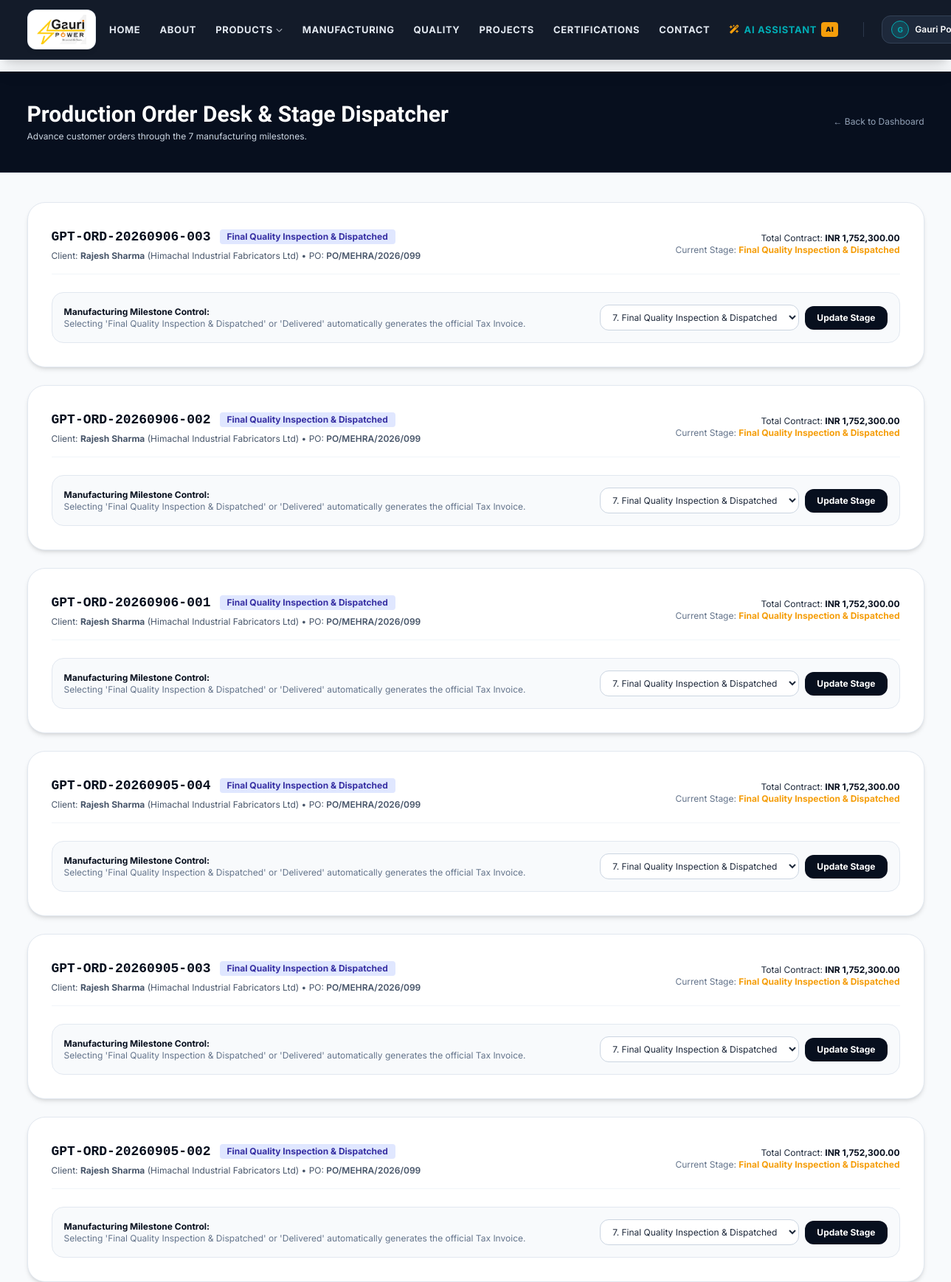
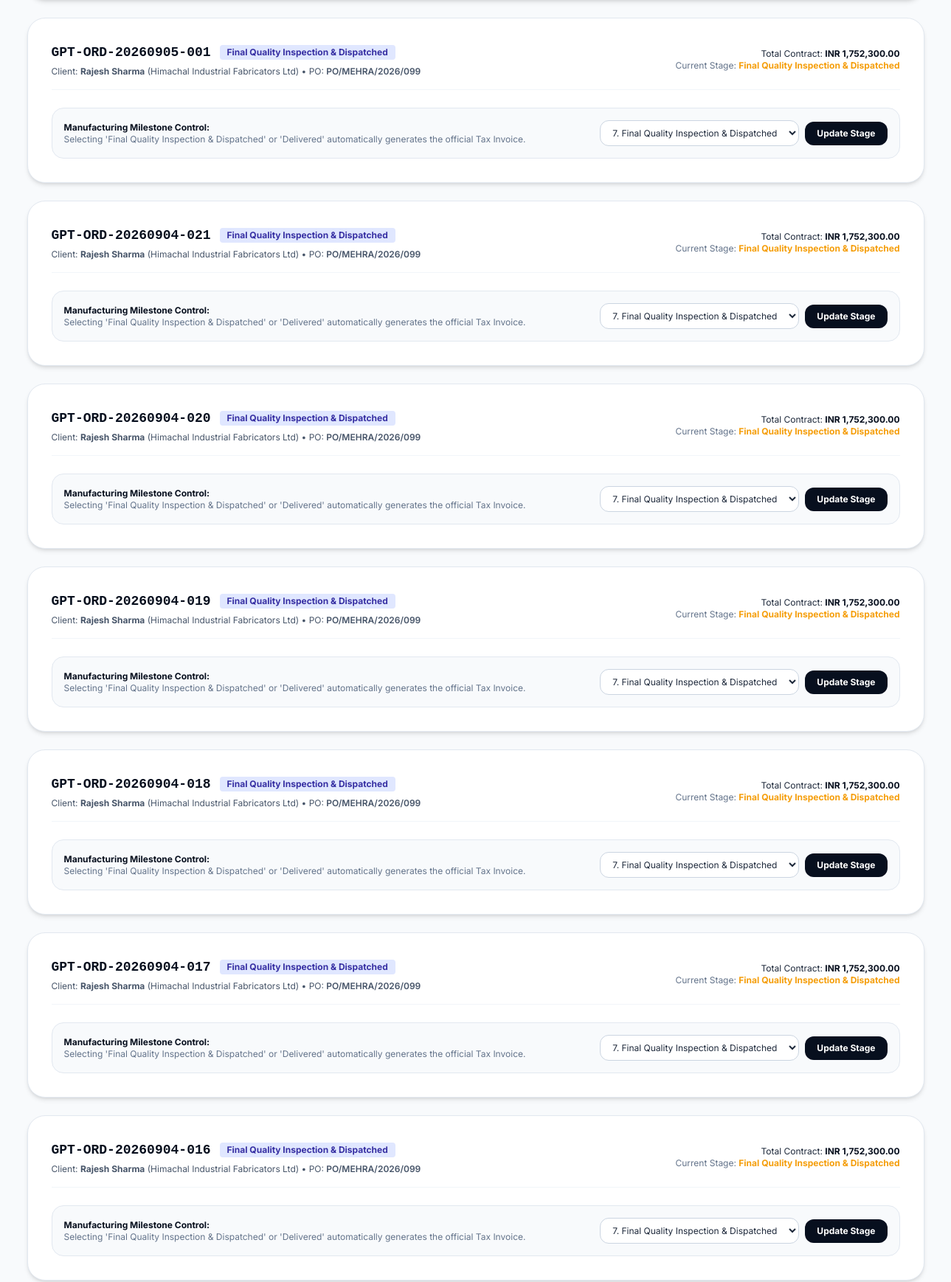
Screenshot of /internal/orders (signed in, upper part) with the database file from the repository (2 pictures, top to bottom).
### models.py (models this page shows, shortened)
class User(UserMixin, db.Model):
    __tablename__ = 'users'
    id = db.Column(db.Integer, primary_key=True)
    name = db.Column(db.String(150), nullable=False)
    email = db.Column(db.String(150), unique=True, nullable=False, index=True)
    phone = db.Column(db.String(30), nullable=False)
    password_hash = db.Column(db.String(255), nullable=False)
    role = db.Column(db.String(30), nullable=False, default='end_customer') # 'dealer', 'end_customer', 'sales_staff', 'admin'
    is_active = db.Column(db.Boolean, default=True)
    created_at = db.Column(db.DateTime, default=lambda: datetime.now(timezone.utc))
    updated_at = db.Column(db.DateTime, default=lambda: datetime.now(timezone.utc), onupdate=lambda: datetime.now(timezone.utc))
    dealer_profile = db.relationship('DealerProfile', backref='user', uselist=False, cascade='all, delete-orphan')
    customer_profile = db.relationship('CustomerProfile', backref='user', uselist=False, cascade='all, delete-orphan')
    quotation_requests = db.relationship('QuotationRequest', backref='user', lazy='dynamic', cascade='all, delete-orphan')
    quotations = db.relationship('Quotation', backref='user', lazy='dynamic')
    orders = db.relationship('Order', backref='user', lazy='dynamic')
    invoices = db.relationship('Invoice', backref='user', lazy='dynamic')
    notifications = db.relationship('Notification', backref='user', lazy='dynamic', cascade='all, delete-orphan')
    @property
    def is_dealer(self):
        return self.role == 'dealer'
    @property
    def is_customer(self):
        return self.role == 'end_customer'
    @property
    def is_staff(self):
        return self.role in ('sales_staff', 'admin')
    @property
    def company_name(self):
        if self.is_dealer and self.dealer_profile:
            return self.dealer_profile.company_name
        elif self.is_customer and self.customer_profile:
            return self.customer_profile.company_name
        return ''

class Order(db.Model):
    __tablename__ = 'orders'
    id = db.Column(db.Integer, primary_key=True)
    order_number = db.Column(db.String(50), unique=True, nullable=False, index=True)
    quotation_id = db.Column(db.Integer, db.ForeignKey('quotations.id'), nullable=False)
    user_id = db.Column(db.Integer, db.ForeignKey('users.id'), nullable=False)
    status = db.Column(db.String(50), default='Order Confirmed', nullable=False)
    transformer_model = db.Column(db.String(200), nullable=False)
    capacity = db.Column(db.String(100), nullable=False)
    total_amount = db.Column(db.Float, nullable=False)
    dispatch_location = db.Column(db.String(255), default='Ropar Manufacturing Works')
    carrier_details = db.Column(db.String(200), nullable=True)
    tracking_reference = db.Column(db.String(100), nullable=True)
    estimated_delivery = db.Column(db.String(100), nullable=True)
    created_at = db.Column(db.DateTime, default=lambda: datetime.now(timezone.utc))
    updated_at = db.Column(db.DateTime, default=lambda: datetime.now(timezone.utc), onupdate=lambda: datetime.now(timezone.utc))
    invoices = db.relationship('Invoice', backref='order', lazy='dynamic')
    @property
    def equipment_model(self):
        return self.transformer_model
    @property
    def production_stage(self):
        return self.status
    @property
    def po_number(self):
        return self.tracking_reference or 'PO-CONFIRMED'

class CustomerProfile(db.Model):
    __tablename__ = 'customer_profiles'
    id = db.Column(db.Integer, primary_key=True)
    user_id = db.Column(db.Integer, db.ForeignKey('users.id'), unique=True, nullable=False)
    company_name = db.Column(db.String(200), nullable=True)
    industry_type = db.Column(db.String(100), nullable=True)
    gst_number = db.Column(db.String(50), nullable=True)
    address_line = db.Column(db.String(255), nullable=False)
    city = db.Column(db.String(100), nullable=False)
    state = db.Column(db.String(100), nullable=False)
    postal_code = db.Column(db.String(30), nullable=False)
    country = db.Column(db.String(100), default='India')

### routes_internal.py (the view)
@internal_bp.route('/orders')
@staff_required
def order_list():
    orders = Order.query.order_by(Order.created_at.desc()).all()
    return render_template('internal/order_list.html', orders=orders)

### templates/internal/order_list.html (shortened to what this page needs)
{% extends 'base.html' %}
{% block content %}
<div class="bg-industrial-900 text-white py-10 border-b border-slate-800">
    <div class="max-w-7xl mx-auto px-4 sm:px-6 lg:px-8 flex justify-between items-center">
        <div>
            <h1 class="font-heading text-3xl font-extrabold text-white">Production Order Desk & Stage Dispatcher</h1>
            <p class="text-slate-300 text-xs mt-1">Advance customer orders through the 7 manufacturing milestones.</p>
        </div>
        <a href="{{ url_for('internal.dashboard') }}" class="text-xs text-slate-400 hover:text-white">&larr; Back to Dashboard</a>
    </div>
</div>
<div class="py-10 bg-slate-50 min-h-[80vh]">
    <div class="max-w-7xl mx-auto px-4 sm:px-6 lg:px-8 space-y-6">
        {% if orders %}
            {% for o in orders %}
            <div class="bg-white rounded-3xl p-6 sm:p-8 border border-slate-200 shadow-md space-y-6">
                <div class="flex flex-col sm:flex-row justify-between sm:items-center border-b border-slate-100 pb-4 gap-2">
                    <div>
                        <div class="flex items-center space-x-3">
                            <span class="font-mono text-lg font-bold text-industrial-900">{{ o.order_number }}</span>
                            <span class="px-2.5 py-0.5 rounded text-xs font-bold bg-indigo-100 text-indigo-800">
                                {{ o.status }}
                            </span>
                        </div>
                        <p class="text-xs text-slate-600 mt-1">
                            Client: <b>{{ o.user.name }}</b> ({{ o.user.company_name or 'Direct' }}) • PO: <span class="font-semibold">{{ o.po_number or 'Confirmed' }}</span>
                        </p>
                    </div>
                    <div class="text-left sm:text-right text-xs">
                        <p>Total Contract: <b class="text-industrial-900 font-bold">INR {{ "{:,.2f}".format(o.total_amount) }}</b></p>
                        <p class="text-slate-500">Current Stage: <b class="text-power-amber">{{ o.production_stage }}</b></p>
                    </div>
                </div>
                <div class="bg-industrial-50 p-4 rounded-2xl border border-slate-200 flex flex-col sm:flex-row sm:items-center justify-between gap-4">
                    <div class="text-xs">
                        <span class="font-bold text-industrial-900 block">Manufacturing Milestone Control:</span>
                        <span class="text-slate-500">Selecting 'Final Quality Inspection & Dispatched' or 'Delivered' automatically generates the official Tax Invoice.</span>
                    </div>
                    <form method="POST" action="{{ url_for('internal.update_order_stage', order_number=o.order_number) }}" class="flex items-center space-x-2">
                        <select name="production_stage" class="px-3 py-2 rounded-xl border border-slate-300 text-xs bg-white focus:outline-none focus:border-power-amber">
                            <option value="Final Quality Inspection & Dispatched" {% if o.production_stage == 'Final Quality Inspection & Dispatched' %}selected{% endif %}>7. Final Quality Inspection & Dispatched</option>
                        </select>
                        <button type="submit" class="px-4 py-2 bg-industrial-900 text-white rounded-xl text-xs font-bold hover:bg-industrial-800">
                            Update Stage
                        </button>
                    </form>
                </div>
            </div>
            {% endfor %}
        {% endif %}
    </div>
</div>
{% endblock %}

### templates/base.html (shortened to what this page needs)
<!DOCTYPE html>
<html lang="en" class="scroll-smooth">
<head>
    <script src="https://cdn.tailwindcss.com"></script>
    <link rel="stylesheet" href="https://cdnjs.cloudflare.com/ajax/libs/font-awesome/6.5.1/css/all.min.css">
</head>
<body class="bg-industrial-50 text-slate-800 font-sans min-h-screen flex flex-col antialiased selection:bg-electric-cyan selection:text-white">
    <header class="sticky top-0 z-50 bg-industrial-900/95 backdrop-blur-md border-b border-slate-800 shadow-xl">
        <div class="max-w-7xl mx-auto px-4 sm:px-6 lg:px-8">
            <div class="flex items-center justify-between h-20 gap-2">
                <a href="{{ url_for('public.home') }}" class="flex items-center space-x-3 group flex-shrink-0">
                    <div class="bg-white px-3 py-1.5 rounded-xl shadow-md border border-slate-200/80 flex items-center justify-center transition-all duration-300 group-hover:shadow-lg group-hover:scale-[1.02]">
                        <img src="{{ url_for('static', filename='images/logo.png') }}" alt="Gauri Power" class="h-10 w-auto object-contain">
                    </div>
                </a>
                <div class="hidden lg:flex items-center space-x-4 xl:space-x-6 flex-shrink-0">
                    {% set current_ep = request.endpoint %}
                    <nav class="flex items-center space-x-1 xl:space-x-1.5">
                        <a href="{{ url_for('public.home') }}" class="px-2.5 py-1.5 text-xs xl:text-[13px] font-bold uppercase tracking-wider rounded-lg transition-all whitespace-nowrap {% if current_ep == 'public.home' %}bg-electric-cyan text-industrial-950 shadow-md ring-1 ring-cyan-300 font-black flex items-center{% else %}text-slate-200 hover:text-white hover:bg-slate-800{% endif %}">
                            {% if current_ep == 'public.home' %}<span class="w-1.5 h-1.5 rounded-full bg-industrial-950 mr-1.5 inline-block"></span>{% endif %}Home
                        </a>
                        <a href="{{ url_for('public.about') }}" class="px-2.5 py-1.5 text-xs xl:text-[13px] font-bold uppercase tracking-wider rounded-lg transition-all whitespace-nowrap {% if current_ep == 'public.about' %}bg-electric-cyan text-industrial-950 shadow-md ring-1 ring-cyan-300 font-black flex items-center{% else %}text-slate-200 hover:text-white hover:bg-slate-800{% endif %}">
                            {% if current_ep == 'public.about' %}<span class="w-1.5 h-1.5 rounded-full bg-industrial-950 mr-1.5 inline-block"></span>{% endif %}About
                        </a>
                        <div class="relative group">
                            <a href="{{ url_for('public.products') }}" class="px-2.5 py-1.5 text-xs xl:text-[13px] font-bold uppercase tracking-wider rounded-lg transition-all whitespace-nowrap flex items-center {% if current_ep in ['public.products', 'public.product_detail'] %}bg-electric-cyan text-industrial-950 shadow-md ring-1 ring-cyan-300 font-black{% else %}text-slate-200 hover:text-white hover:bg-slate-800{% endif %}">
                                {% if current_ep in ['public.products', 'public.product_detail'] %}<span class="w-1.5 h-1.5 rounded-full bg-industrial-950 mr-1.5 inline-block"></span>{% endif %}Products
                                <i class="fa-solid fa-chevron-down ml-1 text-[9px] opacity-70"></i>
                            </a>
                        </div>
                        <a href="{{ url_for('public.manufacturing') }}" class="px-2.5 py-1.5 text-xs xl:text-[13px] font-bold uppercase tracking-wider rounded-lg transition-all whitespace-nowrap {% if current_ep == 'public.manufacturing' %}bg-electric-cyan text-industrial-950 shadow-md ring-1 ring-cyan-300 font-black flex items-center{% else %}text-slate-200 hover:text-white hover:bg-slate-800{% endif %}">
                            {% if current_ep == 'public.manufacturing' %}<span class="w-1.5 h-1.5 rounded-full bg-industrial-950 mr-1.5 inline-block"></span>{% endif %}Manufacturing
                        </a>
                        <a href="{{ url_for('public.quality') }}" class="px-2.5 py-1.5 text-xs xl:text-[13px] font-bold uppercase tracking-wider rounded-lg transition-all whitespace-nowrap {% if current_ep == 'public.quality' %}bg-electric-cyan text-industrial-950 shadow-md ring-1 ring-cyan-300 font-black flex items-center{% else %}text-slate-200 hover:text-white hover:bg-slate-800{% endif %}">
                            {% if current_ep == 'public.quality' %}<span class="w-1.5 h-1.5 rounded-full bg-industrial-950 mr-1.5 inline-block"></span>{% endif %}Quality
                        </a>
                        <a href="{{ url_for('public.projects') }}" class="px-2.5 py-1.5 text-xs xl:text-[13px] font-bold uppercase tracking-wider rounded-lg transition-all whitespace-nowrap {% if current_ep == 'public.projects' %}bg-electric-cyan text-industrial-950 shadow-md ring-1 ring-cyan-300 font-black flex items-center{% else %}text-slate-200 hover:text-white hover:bg-slate-800{% endif %}">
                            {% if current_ep == 'public.projects' %}<span class="w-1.5 h-1.5 rounded-full bg-industrial-950 mr-1.5 inline-block"></span>{% endif %}Projects
                        </a>
                        <a href="{{ url_for('public.certifications') }}" class="px-2.5 py-1.5 text-xs xl:text-[13px] font-bold uppercase tracking-wider rounded-lg transition-all whitespace-nowrap {% if current_ep == 'public.certifications' %}bg-electric-cyan text-industrial-950 shadow-md ring-1 ring-cyan-300 font-black flex items-center{% else %}text-slate-200 hover:text-white hover:bg-slate-800{% endif %}">
                            {% if current_ep == 'public.certifications' %}<span class="w-1.5 h-1.5 rounded-full bg-industrial-950 mr-1.5 inline-block"></span>{% endif %}Certifications
                        </a>
                        <a href="{{ url_for('public.contact') }}" class="px-2.5 py-1.5 text-xs xl:text-[13px] font-bold uppercase tracking-wider rounded-lg transition-all whitespace-nowrap {% if current_ep == 'public.contact' %}bg-electric-cyan text-industrial-950 shadow-md ring-1 ring-cyan-300 font-black flex items-center{% else %}text-slate-200 hover:text-white hover:bg-slate-800{% endif %}">
                            {% if current_ep == 'public.contact' %}<span class="w-1.5 h-1.5 rounded-full bg-industrial-950 mr-1.5 inline-block"></span>{% endif %}Contact
                        </a>
                        <a href="{{ url_for('public.ai_assistant') }}" class="px-2.5 py-1.5 text-xs xl:text-[13px] font-bold uppercase tracking-wider rounded-lg transition-all whitespace-nowrap flex items-center {% if current_ep == 'public.ai_assistant' %}bg-power-amber text-industrial-950 shadow-md ring-1 ring-amber-300 font-black{% else %}text-electric-cyan hover:text-white hover:bg-slate-800{% endif %}">
                            <i class="fa-solid fa-wand-magic-sparkles mr-1.5 {% if current_ep == 'public.ai_assistant' %}text-industrial-950{% else %}text-power-amber animate-pulse{% endif %} text-xs"></i>
                            <span>AI Assistant</span>
                            <span class="ml-1.5 px-1.5 py-0.5 {% if current_ep == 'public.ai_assistant' %}bg-industrial-950 text-power-amber{% else %}bg-power-amber text-industrial-950{% endif %} text-[9px] font-black rounded uppercase">AI</span>
                        </a>
                    </nav>
                    <div class="flex items-center space-x-2">
                        {% if current_user.is_authenticated %}
                            <div class="relative group" id="userMenuContainer">
                                <button class="flex items-center space-x-2 bg-slate-800 hover:bg-slate-700 text-white px-3 py-1.5 rounded-xl text-xs font-semibold border border-slate-700 transition-colors">
                                    <div class="w-6 h-6 rounded-full bg-electric-cyan/20 border border-electric-cyan flex items-center justify-center text-electric-cyan text-[10px] font-bold">
                                        {{ current_user.name[:1] | upper }}
                                    </div>
                                    <span class="max-w-[100px] truncate">{{ current_user.name }}</span>
                                </button>
                            </div>
                        {% endif %}
                    </div>
                </div>
            </div>
        </div>
        {% set current_ep = request.endpoint %}
    </header>
    <main class="flex-grow">
        {% block content %}{% endblock %}
    </main>
</body>
</html>

### rows the page displays
User: name "G", name "Gauri Power A…"
Order: order_number "GPT-ORD-20260906-003", status "Final Quality Inspection & Dispatched", user.name "Rajesh Sharma", user "Himachal Industrial Fabricators Ltd", tracking_reference "PO/MEHRA/2026/099", total_amount "1,752,300.00", production_stage "Final Quality Inspection & Dispatched", production_stage "7. Final Quality Inspection & Dispatched"
Order: order_number "GPT-ORD-20260906-002", status "Final Quality Inspection & Dispatched", user.name "Rajesh Sharma", user "Himachal Industrial Fabricators Ltd", tracking_reference "PO/MEHRA/2026/099", total_amount "1,752,300.00", production_stage "Final Quality Inspection & Dispatched", production_stage "7. Final Quality Inspection & Dispatched"
Order: order_number "GPT-ORD-20260906-001", status "Final Quality Inspection & Dispatched", user.name "Rajesh Sharma", user "Himachal Industrial Fabricators Ltd", tracking_reference "PO/MEHRA/2026/099", total_amount "1,752,300.00", production_stage "Final Quality Inspection & Dispatched", production_stage "7. Final Quality Inspection & Dispatched"
Order: order_number "GPT-ORD-20260905-004", status "Final Quality Inspection & Dispatched", user.name "Rajesh Sharma", user "Himachal Industrial Fabricators Ltd", tracking_reference "PO/MEHRA/2026/099", total_amount "1,752,300.00", production_stage "Final Quality Inspection & Dispatched", production_stage "7. Final Quality Inspection & Dispatched"
Order: order_number "GPT-ORD-20260905-003", status "Final Quality Inspection & Dispatched", user.name "Rajesh Sharma", user "Himachal Industrial Fabricators Ltd", tracking_reference "PO/MEHRA/2026/099", total_amount "1,752,300.00", production_stage "Final Quality Inspection & Dispatched", production_stage "7. Final Quality Inspection & Dispatched"
Order: order_number "GPT-ORD-20260905-002", status "Final Quality Inspection & Dispatched", user.name "Rajesh Sharma", user "Himachal Industrial Fabricators Ltd", tracking_reference "PO/MEHRA/2026/099", total_amount "1,752,300.00", production_stage "Final Quality Inspection & Dispatched", production_stage "7. Final Quality Inspection & Dispatched"
Order: order_number "GPT-ORD-20260905-001", status "Final Quality Inspection & Dispatched", user.name "Rajesh Sharma", user "Himachal Industrial Fabricators Ltd", tracking_reference "PO/MEHRA/2026/099", total_amount "1,752,300.00", production_stage "Final Quality Inspection & Dispatched", production_stage "7. Final Quality Inspection & Dispatched"
Order: order_number "GPT-ORD-20260904-021", status "Final Quality Inspection & Dispatched", user.name "Rajesh Sharma", user "Himachal Industrial Fabricators Ltd", tracking_reference "PO/MEHRA/2026/099", total_amount "1,752,300.00", production_stage "Final Quality Inspection & Dispatched", production_stage "7. Final Quality Inspection & Dispatched"
Order: order_number "GPT-ORD-20260904-020", status "Final Quality Inspection & Dispatched", user.name "Rajesh Sharma", user "Himachal Industrial Fabricators Ltd", tracking_reference "PO/MEHRA/2026/099", total_amount "1,752,300.00", production_stage "Final Quality Inspection & Dispatched", production_stage "7. Final Quality Inspection & Dispatched"
Order: order_number "GPT-ORD-20260904-019", status "Final Quality Inspection & Dispatched", user.name "Rajesh Sharma", user "Himachal Industrial Fabricators Ltd", tracking_reference "PO/MEHRA/2026/099", total_amount "1,752,300.00", production_stage "Final Quality Inspection & Dispatched", production_stage "7. Final Quality Inspection & Dispatched"
Order: order_number "GPT-ORD-20260904-018", status "Final Quality Inspection & Dispatched", user.name "Rajesh Sharma", user "Himachal Industrial Fabricators Ltd", tracking_reference "PO/MEHRA/2026/099", total_amount "1,752,300.00", production_stage "Final Quality Inspection & Dispatched", production_stage "7. Final Quality Inspection & Dispatched"
Order: order_number "GPT-ORD-20260904-017", status "Final Quality Inspection & Dispatched", user.name "Rajesh Sharma", user "Himachal Industrial Fabricators Ltd", tracking_reference "PO/MEHRA/2026/099", total_amount "1,752,300.00", production_stage "Final Quality Inspection & Dispatched", production_stage "7. Final Quality Inspection & Dispatched"
Order: order_number "GPT-ORD-20260904-016", status "Final Quality Inspection & Dispatched", user.name "Rajesh Sharma", user "Himachal Industrial Fabricators Ltd", tracking_reference "PO/MEHRA/2026/099", total_amount "1,752,300.00", production_stage "Final Quality Inspection & Dispatched", production_stage "7. Final Quality Inspection & Dispatched"
